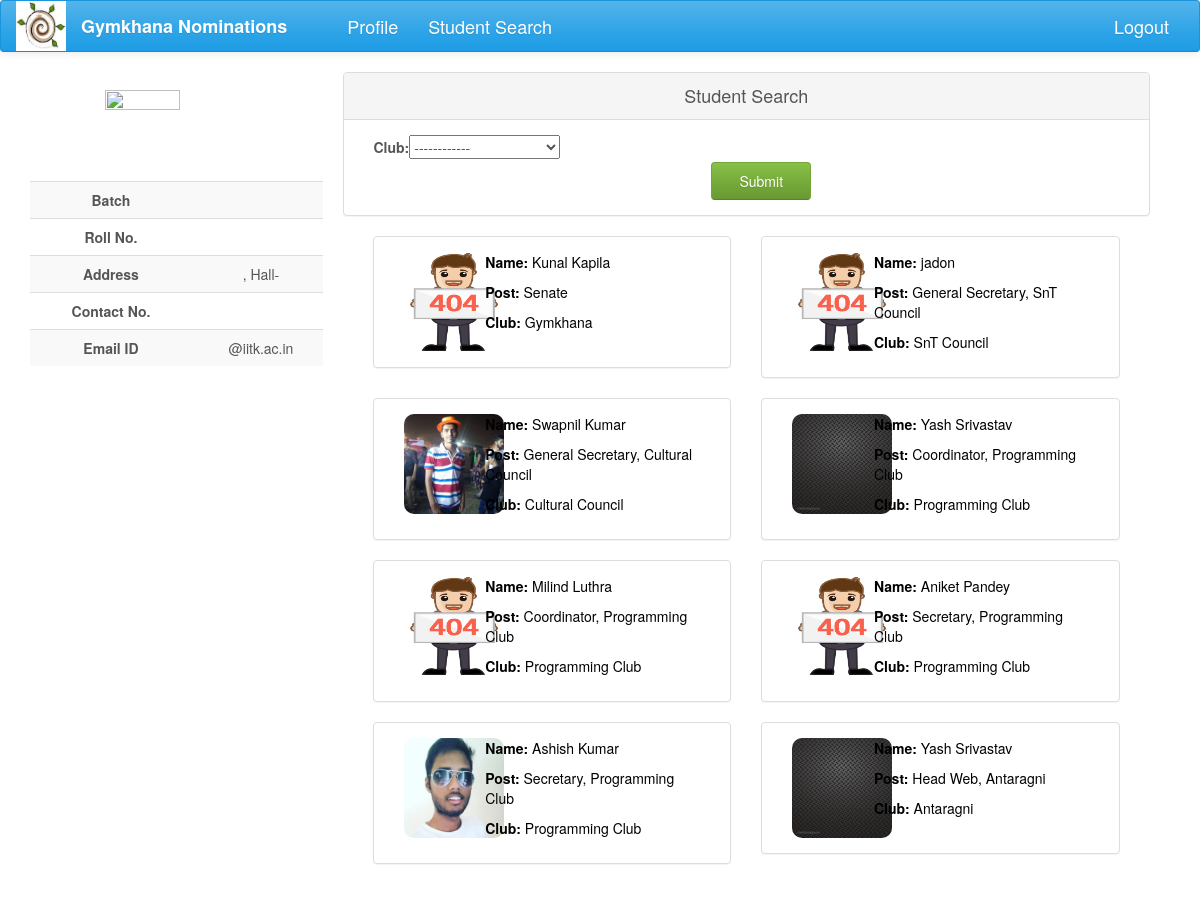
The app's page /info/ with its own data.
### nomi/models.py (models this page shows, shortened)
class UserProfile(models.Model):
    user = models.OneToOneField(User, on_delete=models.CASCADE)
    user_img = models.ImageField(upload_to=user_directory_path, null=True, blank=True)
    name = models.CharField(max_length=40, blank=True)
    roll_no = models.IntegerField(null=True)
    year = models.CharField(max_length=4, choices=YEAR, default='Y16')
    programme = models.CharField(max_length=7, choices=PROGRAMME, default='B.Tech')
    department = models.CharField(max_length=200, choices=DEPT, default='AE')
    hall = models.CharField(max_length=10, choices=HALL, default=1)
    room_no = models.CharField(max_length=10, null=True, blank=True)
    contact = models.CharField(max_length=10, null=True, blank=True)
    def image_url(self):
        if self.user_img and hasattr(self.user_img, 'url'):
            return self.user_img.url
        else:
            return '/static/nomi/img/banner.png'

class Post(models.Model):
    post_name = models.CharField(max_length=500, null=True)
    club = models.ForeignKey(Club, on_delete=models.CASCADE, null=True, blank=True)
    tags = models.ManyToManyField(Club, related_name='club_posts', symmetrical=False,blank=True)
    parent = models.ForeignKey('self', on_delete=models.CASCADE, null=True, blank=True)
    post_holders = models.ManyToManyField(User, related_name='posts', blank=True)
    post_approvals = models.ManyToManyField('self', related_name='approvals', symmetrical=False, blank=True)
    status = models.CharField(max_length=50, choices=POST_STATUS, default='Post created')
    perms = models.CharField(max_length=200, choices=POST_PERMS, default='normal')
    tag_perms = models.CharField(max_length=20, choices=TAG_PERMS, default='normal')
    def __str__(self):
        return self.post_name

class Club(models.Model):
    club_name = models.CharField(max_length=100, null=True)
    club_parent = models.ForeignKey('self', null=True, blank=True)
    def __str__(self):
        return self.club_name

### info/views.py (the view)
def index(request):
    club = None
    query_posts = None
    if request.method == 'POST':
        club_form = ClubForm(request.POST)
        post_form = PostForm(club, request.POST)
        if club_form.is_valid():
            club = Club.objects.get(pk=club_form.cleaned_data['club'])
            if post_form.is_valid():
                post = Post.objects.filter(pk=post_form.cleaned_data['post'], tags=club)
                query_posts = post
                post_form = PostForm(club)
                return render(request, 'index.html',
                              context={'club_form': club_form, 'post_form': post_form,
                                       'query_posts': query_posts})
            post_form = PostForm(club)
            query_posts = club.club_posts.all()
            return render(request, 'index.html',
                          context={'club_form': club_form, 'post_form': post_form,
                                   'query_posts': query_posts})
    else:
        club_form = ClubForm
        post_form = None
        query_posts = Post.objects.all()
    return render(request, 'index.html', context={'club_form': club_form, 'post_form': post_form,
                                                  'query_posts': query_posts})

### nomi/global_contexts.py (called while the page is built)
def context(request):
    if request.user.is_authenticated:
        try:
            my_profile = UserProfile.objects.get(user=request.user)
            my_posts = Post.objects.filter(post_holders=request.user)
            length = len(my_posts)
            senate = False
            for post in my_posts:
                if post.perms == 'can ratify the post':
                    senate = True
            return {'my_posts': my_posts, 'my_profile': my_profile, 'senate': senate, 'length': length}
        except ObjectDoesNotExist:
            return {'my_posts': 0, 'my_profile': 0}
    else:
        return {'my_posts': 0, 'my_profile': 0}

### info/templates/index.html (shortened to what this page needs)
<!DOCTYPE html>
<html lang="en">
{% load staticfiles %}
{% load bootstrap %}
<head>
    <link href="https://maxcdn.bootstrapcdn.com/bootswatch/3.3.7/cerulean/bootstrap.min.css" rel="stylesheet"
>
    <link href="https://maxcdn.bootstrapcdn.com/font-awesome/4.7.0/css/font-awesome.min.css" rel="stylesheet"
>
    <link rel="stylesheet" href="{% static 'nomi/css/main.css' %}" type="text/css">
</head>
<body>
{% block navigation %}
<nav class="navbar navbar-default" id="navbar">
    <div class="container-fluid">
        <div class="navbar-header">
            <a href="#">
                <div>
                    <img src="{% static 'nomi/img/gym.jpg' %}" width="50" height="50">
                </div>
            </a>
        </div>
        <div class="collapse navbar-collapse" id="bs-example-navbar-collapse-1">
            <ul class="nav navbar-nav">
                <li><a href="{% url 'index' %}" id="brand">Gymkhana Nominations</a></li>
                <li><a href="{% url 'profile' %}" id="navbar-links">Profile</a></li>
                <li><a href="{% url 'info:info' %}" id="navbar-links">Student Search</a></li>
            </ul>
            <ul class="nav navbar-nav navbar-right">
                <li id="navbar-links"><a href="{% url 'logout' %}?next={% url 'login' %}">Logout</a></li>
            </ul>
        </div>
    </div>
</nav>
{% endblock %}
<div class="container-fluid">
    <div  class="row profile">
        <div class="col-lg-3 col-md-3">
            {% block profile %}
            <div id="profile" class="profile-sidebar" style="position:fixed">
                <div class="profile-userpic">
                    <img src="{{ my_profile.image_url }}" class="img-responsive" alt="">
                </div>
                <div class="profile-usertitle">
                    <div class="profile-usertitle-job">
                        {{my_profile.programme}} <br> {{my_profile.department}}
                    </div>
                </div>
                <div class="profile-usermenu">
                    <table class="table table-striped table-hover ">
                        <tbody>
                        <tr>
                            <td id="topic">Batch</td>
                            <td>{{my_profile.year}} </td>
                        </tr>
                        <tr>
                            <td id="topic">Roll No.</td>
                            <td>{{my_profile.roll_no}} </td>
                        </tr>
                        <tr>
                            <td id="topic">Address</td>
                            <td>{{my_profile.room_no}} , Hall-{{my_profile.hall}}</td>
                        </tr>
                        <tr>
                            <td id="topic">Contact No.</td>
                            <td>{{ my_profile.contact }}</td>
                        </tr>
                        <tr>
                            <td id="topic">Email ID</td>
                            <td>{{my_profile.user}}@iitk.ac.in</td>
                        </tr>
                        </tbody>
                    </table>
                </div>
            </div>
            {% endblock %}
        </div>
        <div class="col-lg-9 col-md-9">
            {% block content %}
                <div class="profile-content ">
                    <div class="panel panel-default">
                        <div class="panel-heading">Student Search</div>
                        <div class="panel-body">
                            {% if not post_form %}
                                <form action="" method="post">
                                    <div class="col-lg-12">
                                        {{club_form|bootstrap}}
                                    </div>
                                    <div class="col-lg-12 text-center">
                                        <input type="submit" value="Submit" class="btn btn-success nomi-filter" />
                                    </div>
                                </form>
                            {% endif %}
                        </div>
                    </div>
                <div class="container-fluid">
                    {% for post in query_posts %}
                        {% for students in post.post_holders.all %}
                            <div class="row-fluid">
                                <div class="col-lg-6">
                                    {% if students.userprofile %}
                                        <a style="color: black;" href="{% url 'public_profile' students.userprofile.pk %}"><div class="panel panel-default">
                                            <div class="panel-body">
                                                <div class="col-lg-3">
                                                    <img style="border-radius: 10%" src="{{ students.userprofile.image_url }}" alt="Pic here"
                                                    width="100px" height="100px">
                                                </div>
                                                <div class="col-lg-9">
                                                    <p><span style="font-weight: bold;">Name: </span>{{ students.userprofile.name }}</p>
                                                    <p><span style="font-weight: bold;">Post: </span>{{ post }}</p>
                                                    <p><span style="font-weight: bold;">Club: </span>{{ post.club }}</p>
                                                </div>
                                            </div>
                                        </div></a>
                                    {% endif %}
                                </div>
                            </div>
                        {% endfor %}
                    {% endfor %}
                </div>
         </div>
    </div>
</div>
{% endblock %}
        </div>
</body>
</html>

### nomi/static/nomi/css/main.css (style rules this page uses)
#brand { text-decoration: none; font-size: large; font-weight: bold; margin-right: 30px; }
#navbar-links { font-size: large; }
#navbar { position: fixed; width: 100%; z-index: 100; }
body { background: #ffffff; }
.profile { margin: 20px 0; }
.profile-sidebar { padding: 20px 0 10px 0; width: 300px; margin-top: 50px; }
.profile-userpic img { float: none; margin: 0 auto; width: 50%; height: 50%; }
.profile-usertitle { text-align: center; margin-top: 20px; }
.profile-usertitle-job { text-transform: uppercase; color: #5b9bd1; font-size: 12px; font-weight: 600; margin-bottom: 15px; }
.profile-usermenu { margin-top: 30px; }
.profile-usermenu table tbody tr td { text-align: center; }
#topic { font-weight: bolder; }
.profile-content { z-index: 0; margin-top: 32px; padding: 20px; background: #ffffff; min-height: 460px; }
.btn { width: 150px; }
.panel-default .panel-heading { text-align: center; font-size: large; }
.nomi-filter { margin-left: 30px; width: 100px; }
.panel-body p span { margin-bottom: 20px; }

### records on screen
Post: post_name "Senate", club "Gymkhana"
Post: post_name "General Secretary, SnT Council", club "SnT Council"
Post: post_name "General Secretary, Cultural Council", club "Cultural Council"
Post: post_name "Coordinator, Programming Club", club "Programming Club"
Post: post_name "Secretary, Programming Club", club "Programming Club"
Post: post_name "Head Web, Antaragni", club "Antaragni"

### other values on screen
{{ students.userprofile.name }} "Kunal Kapila"
{{ students.userprofile.name }} "jadon"
{{ students.userprofile.name }} "Swapnil Kumar"
{{ students.userprofile.name }} "Yash Srivastav"
{{ students.userprofile.name }} "Milind Luthra"
{{ students.userprofile.name }} "Aniket Pandey"
{{ students.userprofile.name }} "Ashish Kumar"
